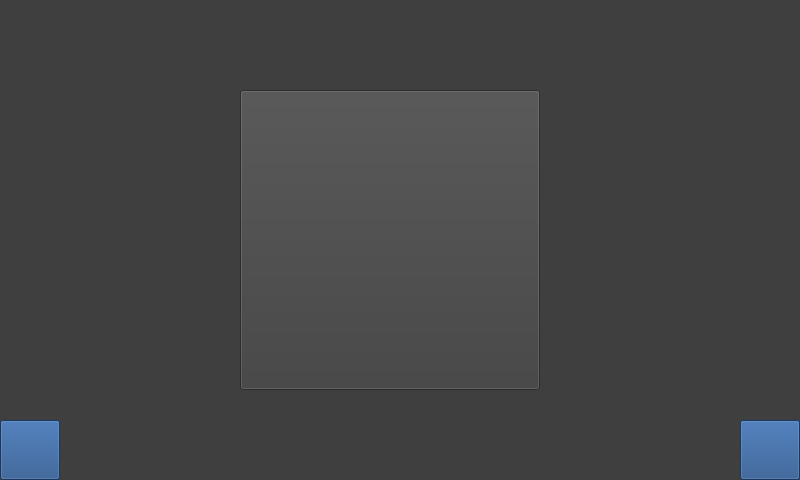
<?xml version="1.0" encoding="UTF-8"?>
<ui version="4.0">
 <class>IgnitionWidget</class>
 <widget class="QWidget" name="IgnitionWidget">
  <property name="geometry">
   <rect>
    <x>0</x>
    <y>0</y>
    <width>800</width>
    <height>480</height>
   </rect>
  </property>
  <property name="windowTitle">
   <string>IgnitionWidget</string>
  </property>
  <property name="styleSheet">
   <string notr="true">QWidget
{
	background-color: rgb(63, 63, 63);
	
	color: rgb(154, 154, 154);
	color: rgb(193, 193, 193);
}
QPushButton
{

}
</string>
  </property>
  <widget class="QPushButton" name="ignitionButton">
   <property name="geometry">
    <rect>
     <x>240</x>
     <y>90</y>
     <width>300</width>
     <height>300</height>
    </rect>
   </property>
   <property name="sizePolicy">
    <sizepolicy hsizetype="Minimum" vsizetype="Minimum">
     <horstretch>0</horstretch>
     <verstretch>0</verstretch>
    </sizepolicy>
   </property>
   <property name="minimumSize">
    <size>
     <width>300</width>
     <height>300</height>
    </size>
   </property>
   <property name="maximumSize">
    <size>
     <width>300</width>
     <height>300</height>
    </size>
   </property>
   <property name="font">
    <font>
     <pointsize>15</pointsize>
    </font>
   </property>
   <property name="text">
    <string/>
   </property>
   <property name="icon">
    <iconset>
     <normaloff>resources/engine_stop.png</normaloff>
     <normalon>resources/engine_start.png</normalon>resources/engine_stop.png</iconset>
   </property>
   <property name="iconSize">
    <size>
     <width>300</width>
     <height>300</height>
    </size>
   </property>
   <property name="checkable">
    <bool>true</bool>
   </property>
   <property name="checked">
    <bool>false</bool>
   </property>
  </widget>
  <widget class="QPushButton" name="homeButton">
   <property name="geometry">
    <rect>
     <x>740</x>
     <y>420</y>
     <width>60</width>
     <height>60</height>
    </rect>
   </property>
   <property name="minimumSize">
    <size>
     <width>0</width>
     <height>0</height>
    </size>
   </property>
   <property name="maximumSize">
    <size>
     <width>16777215</width>
     <height>16777215</height>
    </size>
   </property>
   <property name="font">
    <font>
     <pointsize>12</pointsize>
     <weight>75</weight>
     <italic>true</italic>
     <bold>true</bold>
    </font>
   </property>
   <property name="toolTip">
    <string>&lt;html&gt;&lt;head/&gt;&lt;body&gt;&lt;p&gt;Home&lt;/p&gt;&lt;/body&gt;&lt;/html&gt;</string>
   </property>
   <property name="styleSheet">
    <string notr="true">QPushButton
{
	background-color: rgb(34, 77, 136);
}
</string>
   </property>
   <property name="text">
    <string/>
   </property>
   <property name="icon">
    <iconset>
     <normaloff>resources/home.png</normaloff>resources/home.png</iconset>
   </property>
   <property name="iconSize">
    <size>
     <width>50</width>
     <height>50</height>
    </size>
   </property>
  </widget>
  <widget class="QPushButton" name="deleteButton">
   <property name="geometry">
    <rect>
     <x>0</x>
     <y>420</y>
     <width>60</width>
     <height>60</height>
    </rect>
   </property>
   <property name="minimumSize">
    <size>
     <width>0</width>
     <height>0</height>
    </size>
   </property>
   <property name="maximumSize">
    <size>
     <width>16777215</width>
     <height>16777215</height>
    </size>
   </property>
   <property name="font">
    <font>
     <pointsize>12</pointsize>
     <weight>75</weight>
     <italic>true</italic>
     <bold>true</bold>
    </font>
   </property>
   <property name="toolTip">
    <string>&lt;html&gt;&lt;head/&gt;&lt;body&gt;&lt;p&gt;Home&lt;/p&gt;&lt;/body&gt;&lt;/html&gt;</string>
   </property>
   <property name="styleSheet">
    <string notr="true">QPushButton
{
	background-color: rgb(34, 77, 136);
}
</string>
   </property>
   <property name="text">
    <string/>
   </property>
   <property name="icon">
    <iconset>
     <normaloff>resources/delete.png</normaloff>resources/delete.png</iconset>
   </property>
   <property name="iconSize">
    <size>
     <width>50</width>
     <height>50</height>
    </size>
   </property>
  </widget>
 </widget>
 <resources/>
 <connections/>
</ui>
